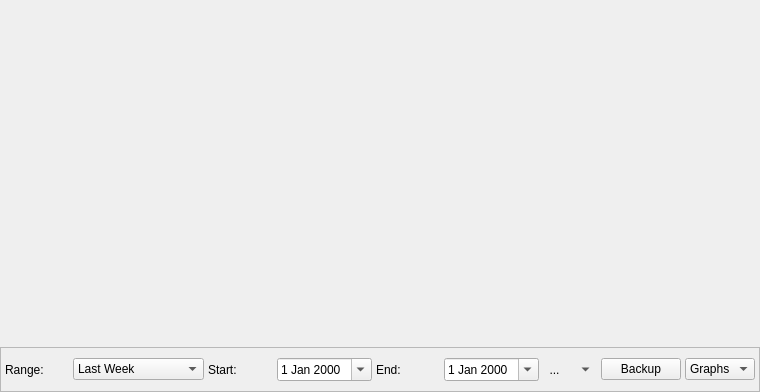
<?xml version="1.0" encoding="UTF-8"?>
<ui version="4.0">
 <class>Overview</class>
 <widget class="QWidget" name="Overview">
  <property name="geometry">
   <rect>
    <x>0</x>
    <y>0</y>
    <width>760</width>
    <height>392</height>
   </rect>
  </property>
  <property name="windowTitle">
   <string notr="true">Form</string>
  </property>
  <layout class="QVBoxLayout" name="verticalLayout">
   <property name="spacing">
    <number>0</number>
   </property>
   <property name="leftMargin">
    <number>0</number>
   </property>
   <property name="topMargin">
    <number>0</number>
   </property>
   <property name="rightMargin">
    <number>0</number>
   </property>
   <property name="bottomMargin">
    <number>0</number>
   </property>
   <item>
    <widget class="QWidget" name="graphArea" native="true"/>
   </item>
   <item>
    <widget class="QFrame" name="frame">
     <property name="maximumSize">
      <size>
       <width>16777215</width>
       <height>45</height>
      </size>
     </property>
     <property name="frameShape">
      <enum>QFrame::StyledPanel</enum>
     </property>
     <property name="frameShadow">
      <enum>QFrame::Raised</enum>
     </property>
     <layout class="QHBoxLayout" name="horizontalLayout">
      <property name="spacing">
       <number>4</number>
      </property>
      <property name="leftMargin">
       <number>4</number>
      </property>
      <property name="topMargin">
       <number>0</number>
      </property>
      <property name="rightMargin">
       <number>4</number>
      </property>
      <property name="bottomMargin">
       <number>0</number>
      </property>
      <item>
       <widget class="QLabel" name="label_3">
        <property name="text">
         <string>Range:</string>
        </property>
       </widget>
      </item>
      <item>
       <widget class="QComboBox" name="rangeCombo">
        <property name="sizePolicy">
         <sizepolicy hsizetype="Fixed" vsizetype="Fixed">
          <horstretch>0</horstretch>
          <verstretch>0</verstretch>
         </sizepolicy>
        </property>
        <item>
         <property name="text">
          <string>Last Week</string>
         </property>
        </item>
        <item>
         <property name="text">
          <string>Last Two Weeks</string>
         </property>
        </item>
        <item>
         <property name="text">
          <string>Last Month</string>
         </property>
        </item>
        <item>
         <property name="text">
          <string>Last Two Months</string>
         </property>
        </item>
        <item>
         <property name="text">
          <string>Last Three Months</string>
         </property>
        </item>
        <item>
         <property name="text">
          <string>Last 6 Months</string>
         </property>
        </item>
        <item>
         <property name="text">
          <string>Last Year</string>
         </property>
        </item>
        <item>
         <property name="text">
          <string>Everything</string>
         </property>
        </item>
        <item>
         <property name="text">
          <string>Custom</string>
         </property>
        </item>
        <item>
         <property name="text">
          <string>Snapshot</string>
         </property>
        </item>
       </widget>
      </item>
      <item>
       <widget class="QLabel" name="dateStartLabel">
        <property name="text">
         <string>Start:</string>
        </property>
       </widget>
      </item>
      <item>
       <widget class="QDateEdit" name="dateStart">
        <property name="sizePolicy">
         <sizepolicy hsizetype="Fixed" vsizetype="Fixed">
          <horstretch>0</horstretch>
          <verstretch>0</verstretch>
         </sizepolicy>
        </property>
        <property name="calendarPopup">
         <bool>true</bool>
        </property>
        <property name="timeSpec">
         <enum>Qt::UTC</enum>
        </property>
       </widget>
      </item>
      <item>
       <widget class="QLabel" name="dateEndLabel">
        <property name="text">
         <string>End:</string>
        </property>
       </widget>
      </item>
      <item>
       <widget class="QDateEdit" name="dateEnd">
        <property name="sizePolicy">
         <sizepolicy hsizetype="Fixed" vsizetype="Fixed">
          <horstretch>0</horstretch>
          <verstretch>0</verstretch>
         </sizepolicy>
        </property>
        <property name="calendarPopup">
         <bool>true</bool>
        </property>
        <property name="timeSpec">
         <enum>Qt::UTC</enum>
        </property>
       </widget>
      </item>
      <item>
       <widget class="QToolButton" name="zoomButton">
        <property name="toolTip">
         <string>Reset view to selected date range</string>
        </property>
        <property name="styleSheet">
         <string notr="true">QToolButton {
 background: transparent;
 border-radius: 8px;
 border: 2px solid transparent;
}

QToolButton:hover {
 border: 2px solid #456789;
}

QToolButton:pressed {
 border: 2px solid #456789;
 background-color: #89abcd;
}</string>
        </property>
        <property name="text">
         <string notr="true">...</string>
        </property>
        <property name="icon">
         <iconset resource="Resources.qrc">
          <normaloff>:/icons/refresh.png</normaloff>:/icons/refresh.png</iconset>
        </property>
       </widget>
      </item>
      <item>
       <spacer name="horizontalSpacer">
        <property name="orientation">
         <enum>Qt::Horizontal</enum>
        </property>
        <property name="sizeType">
         <enum>QSizePolicy::Fixed</enum>
        </property>
        <property name="sizeHint" stdset="0">
         <size>
          <width>4</width>
          <height>20</height>
         </size>
        </property>
       </spacer>
      </item>
      <item>
       <layout class="QHBoxLayout" name="dateLayout"/>
      </item>
      <item>
       <widget class="QToolButton" name="toggleVisibility">
        <property name="toolTip">
         <string>Toggle Graph Visibility</string>
        </property>
        <property name="styleSheet">
         <string notr="true">QToolButton {
 background: transparent;
 border-radius: 8px;
 border: 2px solid transparent;
}

QToolButton:hover {
 border: 2px solid #456789;
}

QToolButton:pressed {
 border: 2px solid #456789;
 background-color: #89abcd;
}</string>
        </property>
        <property name="text">
         <string notr="true">...</string>
        </property>
        <property name="checkable">
         <bool>true</bool>
        </property>
        <property name="autoRaise">
         <bool>true</bool>
        </property>
        <property name="arrowType">
         <enum>Qt::DownArrow</enum>
        </property>
       </widget>
      </item>
      <item>
       <widget class="QPushButton" name="backup">
        <property name="text">
         <string>Backup</string>
        </property>
       </widget>
      </item>
      <item>
       <widget class="QComboBox" name="graphCombo">
        <property name="toolTip">
         <string>Drop down to see list of graphs to switch on/off.</string>
        </property>
        <property name="sizeAdjustPolicy">
         <enum>QComboBox::AdjustToContents</enum>
        </property>
        <item>
         <property name="text">
          <string>Graphs</string>
         </property>
        </item>
       </widget>
      </item>
     </layout>
    </widget>
   </item>
  </layout>
 </widget>
 <resources>
  <include location="Resources.qrc"/>
 </resources>
 <connections/>
</ui>
